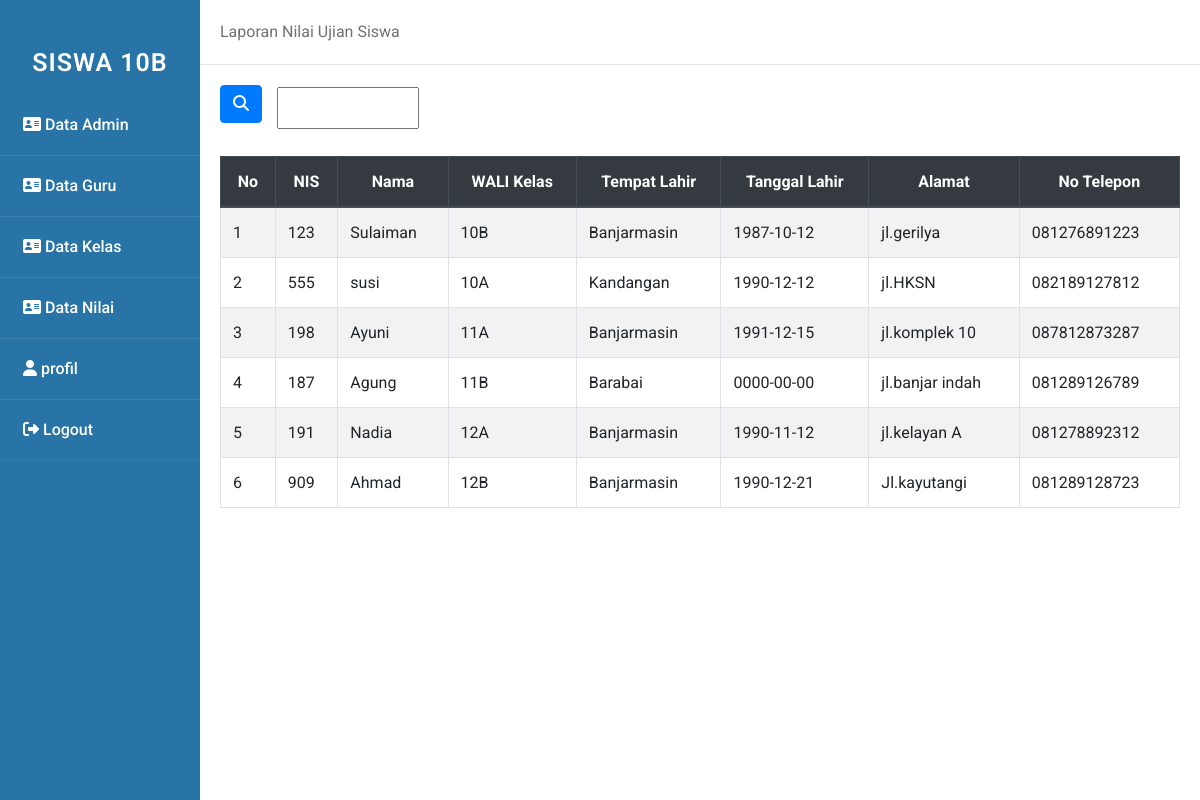
Screenshot of /siswa_10b/data_guru.php with the database file from the repository.
### tables this page shows
CREATE TABLE `data_guru` (
  `no` int(100) NOT NULL,
  `nama` varchar(100) NOT NULL,
  `kelas` varchar(100) NOT NULL,
  `tempat` varchar(100) NOT NULL,
  `tanggal` date NOT NULL,
  `agama` varchar(100) NOT NULL,
  `jenis` varchar(100) NOT NULL,
  `alamat` varchar(100) NOT NULL,
  `tlp` text NOT NULL,
  `id` int(100) NOT NULL
);

### siswa_10b/data_guru.php (the view, shortened to what this page needs)
<!DOCTYPE html>
<html>
    <head>
        <link rel="stylesheet" href="../asset/style.css">
    </head>
    <body>
    <div class="wrapper">
    <nav class="sidebar">
            <div class="text">SISWA 10B</div>
            <ul>
                <li><a href="data_admin.php"><i class="fas fa-address-card"></i> Data Admin</a></li>
                <li><a href="data_guru.php"><i class="fas fa-address-card "></i> Data Guru</a></li>
                <li><a href="kelas.php"><i class="fas fa-address-card "></i> Data Kelas</a></li>
                <li><a href="nilai.php"><i class="fas fa-address-card "></i> Data Nilai</a></li>
                <li><a href="profil.php"><i class="fas fa-user"></i> profil</a></li>
                <li><a href="../logout.php"><i class="fas fa-sign-out-alt"></i> Logout</a></li>
            </ul>
        </nav>
        <div class="main_content">
        <div class="header">Laporan Nilai Ujian Siswa</div>
        <div class="info">
        <head>
            <link rel="stylesheet" href="https://cdn.jsdelivr.net/npm/bootstrap@4.5.3/dist/css/bootstrap.min.css">
        </head>
        <form action="" method="post" class="form-inline">
            <button type="submit" class="btn btn-primary mb-2" name="submit"><i class="fas fa-search"></i></button>
            <div class="col-sm-11">
                <input type="text" name="cari" palceholder="pencarian" autocomplete="off" class="col-sm-2 col-form-label">
            </div>
        </form>
        <br>
            <body>
                <table class="table table-bordered table-striped">
            <thead class="thead-dark">
                <tr align="center">
                    <th scope="col">No</th>
                    <th scope="col">NIS</th>
                    <th scope="col">Nama</th>
                    <th scope="col">WALI Kelas</th>
                    <th scope="col">Tempat Lahir</th>
                    <th scope="col">Tanggal Lahir</th>
                    <th scope="col">Alamat</th>
                    <th scope="col">No Telepon</th>
                </tr>
            <tbody>
        </thead>
            <?php
                include "../asset/koneksi.php";
                $no=1;
                if(isset($_POST['submit'])){
                    $cari=$_POST['cari'];
                    $query = mysqli_query($koneksi,"SELECT * FROM data_guru WHERE nama LIKE '$cari%'");
                }else{
                    $query= mysqli_query($koneksi,"SELECT * FROM data_guru");
                }
                while ($data = mysqli_fetch_array($query)){
            ?>
                <tr>
                    <td><?php echo $no++;?></td>
                    <td><?php echo $data['no'];?></td>
                    <td><?php echo $data['nama'];?></td>
                    <td><?php echo $data['kelas'];?></td>
                    <td><?php echo $data['tempat'];?></td>
                    <td><?php echo $data['tanggal'];?></td>
                    <td><?php echo $data['alamat'];?></td>
                    <td><?php echo $data['tlp'];?></td>
                </tr>
            <?php
                }
            ?>
                </table>
            </body>
        </div>
    </div>
    </div>
    </body>
</html>

### asset/style.css (style rules this page uses)
* { margin: 0; padding: 0; user-select: none; box-sizing: border-box; font-family: 'roboto', sans-serif; }
.wrapper { display: flex; position: relative; }
.sidebar { position: fixed; width: 200px; height: 100%; left: 0; background: #2874A6; padding: 30px 0; }
.sidebar .text { color: white; font-size: 25px; font-weight: 600; line-height: 65px; text-align: center; background: #2874A6; letter-spacing: 1px; }
.main_content { width: 100%; margin-left: 200px; }
.main_content .header { padding: 20px; background: #fff; color: #717171; border-bottom: 1px solid #e0e4e8; }
.main_content .info { margin: 20px; color: #717171; line-height: 25px; }
nav ul { background: #2874A6; height: 100%; width: 100%; list-style: none; }
nav ul li { line-height: 60px; border-bottom: 1px solid rgba(255, 255, 255, 0.1); }
nav ul li:last-child { border-bottom: 1px solid rgba(255, 255, 255, 0.05); }
nav ul li a { position: relative; color: white; text-decoration: none; font-size: 16px; padding-left: 20px; font-weight: 500; display: block; width: 100%; border-left: 3px solid transparent; }

### rows the page displays
data_guru: no "123", nama "Sulaiman", kelas "10B", tempat "Banjarmasin", tanggal "1987-10-12", alamat "jl.gerilya", tlp "081276891223"
data_guru: no "555", nama "susi", kelas "10A", tempat "Kandangan", tanggal "1990-12-12", alamat "jl.HKSN", tlp "082189127812"
data_guru: no "198", nama "Ayuni", kelas "11A", tempat "Banjarmasin", tanggal "1991-12-15", alamat "jl.komplek 10", tlp "087812873287"
data_guru: no "187", nama "Agung", kelas "11B", tempat "Barabai", tanggal "0000-00-00", alamat "jl.banjar indah", tlp "081289126789"
data_guru: no "191", nama "Nadia", kelas "12A", tempat "Banjarmasin", tanggal "1990-11-12", alamat "jl.kelayan A", tlp "081278892312"
data_guru: no "909", nama "Ahmad", kelas "12B", tempat "Banjarmasin", tanggal "1990-12-21", alamat "Jl.kayutangi", tlp "081289128723"
